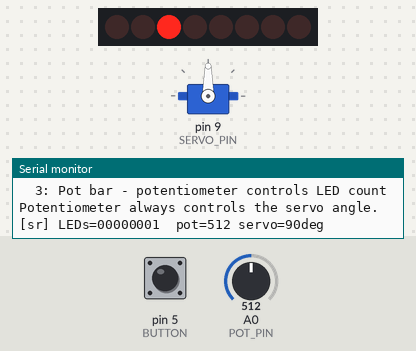
The sketch below on a simulated Arduino Uno, built with avr-gcc and run on an emulated ATmega328P. On the bench: 8 shift-register outputs drawn as a row of LEDs (first output left, lit = HIGH), servo, the last lines printed to the serial monitor. Wiring (from diagram.json): shift register (74HC595): data pin 2; shift clock pin 3; latch pin 4; row of LEDs: on Q0, Q1, Q2, Q3, Q4, Q5, Q6, Q7. Inputs (shaded band) come from the test bench; at power-on: pin 5 (BUTTON) HIGH, A0 (POT_PIN) = 512.

Above: at 0.84 s.
1.8 s: pin 5 (BUTTON) pulled LOW for 0.15 s
At 1.95 s:
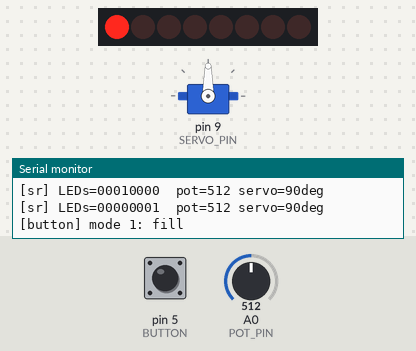
2.5 s: A0 (POT_PIN) set to 716
At 3.6 s:
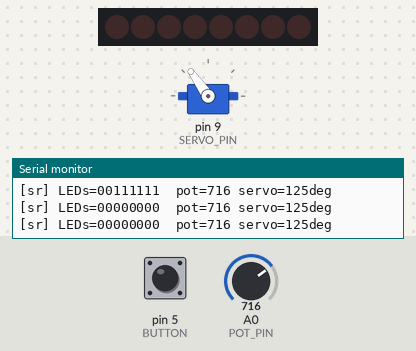
4.3 s: A0 (POT_PIN) set to 900
At 4.41 s:
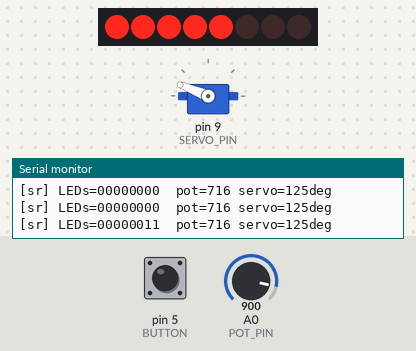
6.1 s: pin 5 (BUTTON) pulled LOW for 1 s
At 6.39 s:
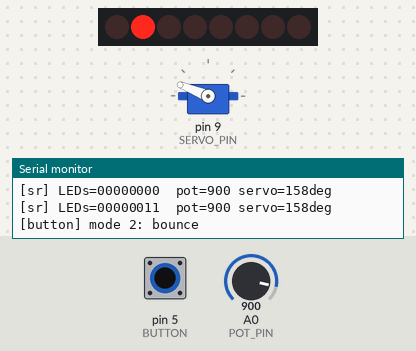
7.7 s: A0 (POT_PIN) set to 1023
At 8.37 s:
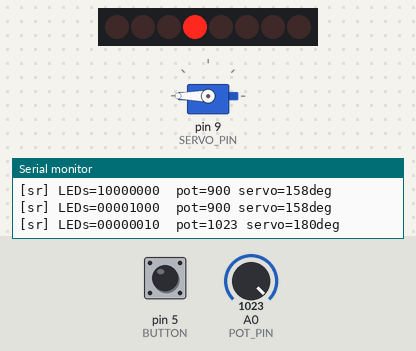
9.5 s: pin 5 (BUTTON) pulled LOW for 0.15 s
At 9.8 s:
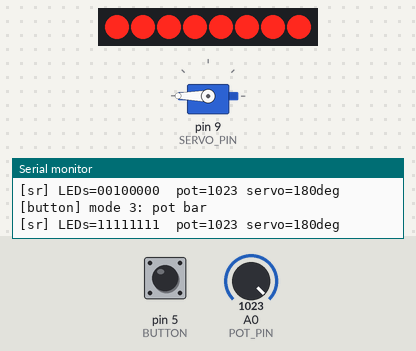
Timing chart, 0 to 12.1 s (numbered marks = the images above; inputs shaded):
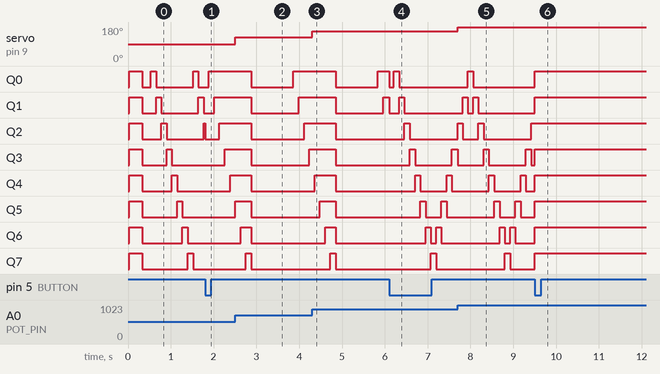

The sketch:

sketch.ino
```cpp
// ============================================================
//  SPARKBENCH DEMO GUIDE
// ============================================================
//
//  Welcome to SparkBench. This sketch walks you through the
//  platform while running a real simulation.
//
//  HOW TO USE:
//  1. Read this code (left panel, "sketch.ino" tab)
//  2. Look at the circuit (right panel, "Diagram" tab)
//  3. Click Run (play button) to compile and simulate
//  4. Interact with components in the diagram
//  5. Watch Serial Monitor output below the diagram
//
// ============================================================
//
//  WHAT'S HAPPENING UNDER THE HOOD
//
//  When you click Run, SparkBench:
//
//  1. Sends your sketch to PlatformIO which compiles it to
//     an AVR .hex binary (same toolchain as real Arduino IDE)
//
//  2. Loads the hex into avr8js, a cycle-accurate ATmega328P
//     emulator running at 16MHz. This is a real CPU emulator
//     that executes AVR instructions one cycle at a time.
//     It models: 3 hardware timers, GPIO ports B/C/D, USART,
//     TWI (I2C), ADC, and the interrupt controller.
//
//  3. Wires each component to MCU pins at the register level:
//     - The 74HC595 shift register receives serial data via
//       shiftOut() — DS (data), SHCP (clock), STCP (latch) —
//       and SparkBench's shift register sim clocks bits through
//       an 8-bit internal register, outputting to Q0-Q7 which
//       drive the 8 LEDs
//     - The pushbutton writes to GPIO input registers (PINx)
//       and the internal pullup is modeled via PORTx bits
//     - The potentiometer feeds the ADC multiplexer (ADMUX)
//       and writes to ADCH/ADCL when a conversion completes
//     - The servo reads Timer1 ICR1 capture register to
//       decode PWM pulse width into an angle
//
//  4. Runs in real-time: the emulator throttles itself to
//     maintain 1:1 sim-to-wall-clock ratio so serial output
//     and timing-dependent code works correctly.
//
// ============================================================
//
//  THE SPARKBENCH WORKBENCH
//
//  Left panel (Editor):
//    sketch.ino    - Arduino code (this file). Monaco editor
//                    with Arduino/C++ syntax highlighting.
//    diagram.json  - Wokwi-format circuit definition. Parts,
//                    connections, wire routing. Edit visually
//                    on the Diagram tab or edit JSON directly.
//    board.kicad_pcb - KiCAD PCB layout. Auto-generated from
//                    the schematic. Switch to PCB/3D tabs.
//    libraries.txt - Arduino library deps (one per line).
//                    SparkBench auto-installs them at build.
//
//  Right panel (Simulation):
//    Diagram tab   - Interactive circuit canvas. Click parts
//                    to select. Drag to move. Draw wires
//                    between pins. Right-click for options.
//    PCB tab       - KiCAD board layout with copper layers,
//                    silkscreen, DRC, and ratsnest display.
//    3D tab        - Three.js 3D board viewer. Rotate/zoom.
//    Serial tab    - Serial monitor (below diagram).
//    Parts tab     - Component catalog. Click to add parts.
//
//  Toolbar:
//    Sparky button - Opens the AI engineering assistant.
//                    Sparky uses Claude Opus 4.6 via the
//                    Agent SDK. It has full context on your
//                    schematic, code, PCB, and libraries.
//                    It can edit files, trigger simulations,
//                    validate PCB floorplans, and present
//                    diffs for your review.
//
//  Try asking Sparky: "Add a buzzer that beeps when the
//  button is pressed" and watch it modify diagram.json
//  and sketch.ino with a reviewable diff.
//
// ============================================================

#include <Servo.h>

// --- Pin assignments ---
// 74HC595 shift register (serial-in, parallel-out)
const int SR_DATA  = 2;  // DS   - serial data input
const int SR_CLOCK = 3;  // SHCP - shift register clock
const int SR_LATCH = 4;  // STCP - storage register clock (latch)

const int BUTTON    = 5;  // Digital pin 5 <- pushbutton -> GND
const int POT_PIN   = A0; // Analog pin A0 <- potentiometer wiper
const int SERVO_PIN = 9;  // Digital pin 9 (Timer1 OC1A) -> servo PWM

Servo myServo;

// State
byte ledData = 0;         // Current 8-bit LED pattern
int animMode = 0;         // 0=chase, 1=fill, 2=bounce, 3=pot-bar
bool lastButtonState = HIGH;
unsigned long lastStep = 0;
int animPos = 0;
bool animDir = true;      // true=forward for bounce
unsigned long lastPrint = 0;

// Forward declarations
void updateShiftRegister();
void shiftWrite(int pin, bool state);

void setup() {
  Serial.begin(115200);
  Serial.println("=== SparkBench Demo Guide ===");
  Serial.println();
  Serial.println("Under the hood: avr8js ATmega328P @ 16MHz");
  Serial.println("74HC595 shift register -> 8 LEDs via SPI");
  Serial.println("GPIO ports B/C/D, Timer0/1/2, ADC, USART");
  Serial.println();
  Serial.println("Button cycles animation modes:");
  Serial.println("  0: Chase   - single LED scrolls across");
  Serial.println("  1: Fill    - LEDs light up one by one");
  Serial.println("  2: Bounce  - LED bounces back and forth");
  Serial.println("  3: Pot bar - potentiometer controls LED count");
  Serial.println();
  Serial.println("Potentiometer always controls the servo angle.");
  Serial.println();

  pinMode(SR_DATA, OUTPUT);
  pinMode(SR_CLOCK, OUTPUT);
  pinMode(SR_LATCH, OUTPUT);
  pinMode(BUTTON, INPUT_PULLUP);

  myServo.attach(SERVO_PIN);
  myServo.write(90);

  // Flash all LEDs on startup
  ledData = 0xFF;
  updateShiftRegister();
  delay(300);
  ledData = 0x00;
  updateShiftRegister();
  delay(200);
}

void updateShiftRegister() {
  // shiftOut() clocks 8 bits into the 74HC595 via DS/SHCP,
  // then a latch pulse on STCP transfers the shift register
  // contents to the output pins Q0-Q7 simultaneously.
  shiftOut(SR_DATA, SR_CLOCK, MSBFIRST, ledData);
  digitalWrite(SR_LATCH, HIGH);
  digitalWrite(SR_LATCH, LOW);
}

void shiftWrite(int pin, bool state) {
  bitWrite(ledData, pin, state);
  updateShiftRegister();
}

void loop() {
  // --- Button handling ---
  bool buttonState = digitalRead(BUTTON);
  if (buttonState == LOW && lastButtonState == HIGH) {
    animMode = (animMode + 1) % 4;
    animPos = 0;
    animDir = true;
    ledData = 0;
    updateShiftRegister();

    Serial.print("[button] mode ");
    Serial.print(animMode);
    switch (animMode) {
      case 0: Serial.println(": chase"); break;
      case 1: Serial.println(": fill"); break;
      case 2: Serial.println(": bounce"); break;
      case 3: Serial.println(": pot bar"); break;
    }
  }
  lastButtonState = buttonState;

  // --- Potentiometer -> Servo ---
  int potValue = analogRead(POT_PIN);
  int angle = map(potValue, 0, 1023, 0, 180);
  myServo.write(angle);

  // --- LED Animations (modes 0-2 are time-based) ---
  unsigned long now = millis();

  if (animMode == 3) {
    // Pot bar: map pot value to 0-8 LEDs lit
    int numLeds = map(potValue, 0, 1023, 0, 9);
    if (numLeds > 8) numLeds = 8;
    ledData = 0;
    for (int i = 0; i < numLeds; i++) {
      ledData |= (1 << i);
    }
    updateShiftRegister();
  } else if (now - lastStep > 120) {
    lastStep = now;

    switch (animMode) {
      case 0: // Chase - single LED moves across
        ledData = (1 << animPos);
        animPos = (animPos + 1) % 8;
        break;

      case 1: // Fill - LEDs light up one by one, then clear
        if (animPos <= 7) {
          ledData |= (1 << animPos);
        } else {
          ledData = 0;
        }
        animPos = (animPos + 1) % 16;
        break;

      case 2: // Bounce - LED bounces back and forth
        ledData = (1 << animPos);
        if (animDir) {
          animPos++;
          if (animPos >= 7) animDir = false;
        } else {
          animPos--;
          if (animPos <= 0) animDir = true;
        }
        break;
    }

    updateShiftRegister();
  }

  // Print state periodically
  if (now - lastPrint > 500) {
    lastPrint = now;
    Serial.print("[sr] LEDs=");
    for (int i = 7; i >= 0; i--) {
      Serial.print((ledData >> i) & 1);
    }
    Serial.print("  pot=");
    Serial.print(potValue);
    Serial.print(" servo=");
    Serial.print(angle);
    Serial.println("deg");
  }

  delay(10);
}
```

Measured:
- after the input at 2.5 s, servo on pin 9 (SERVO_PIN): 90° → 125° at once
- after the input at 4.3 s, servo on pin 9 (SERVO_PIN): 125° → 158° at once
- after the input at 7.7 s, servo on pin 9 (SERVO_PIN): 158° → 180° at once
